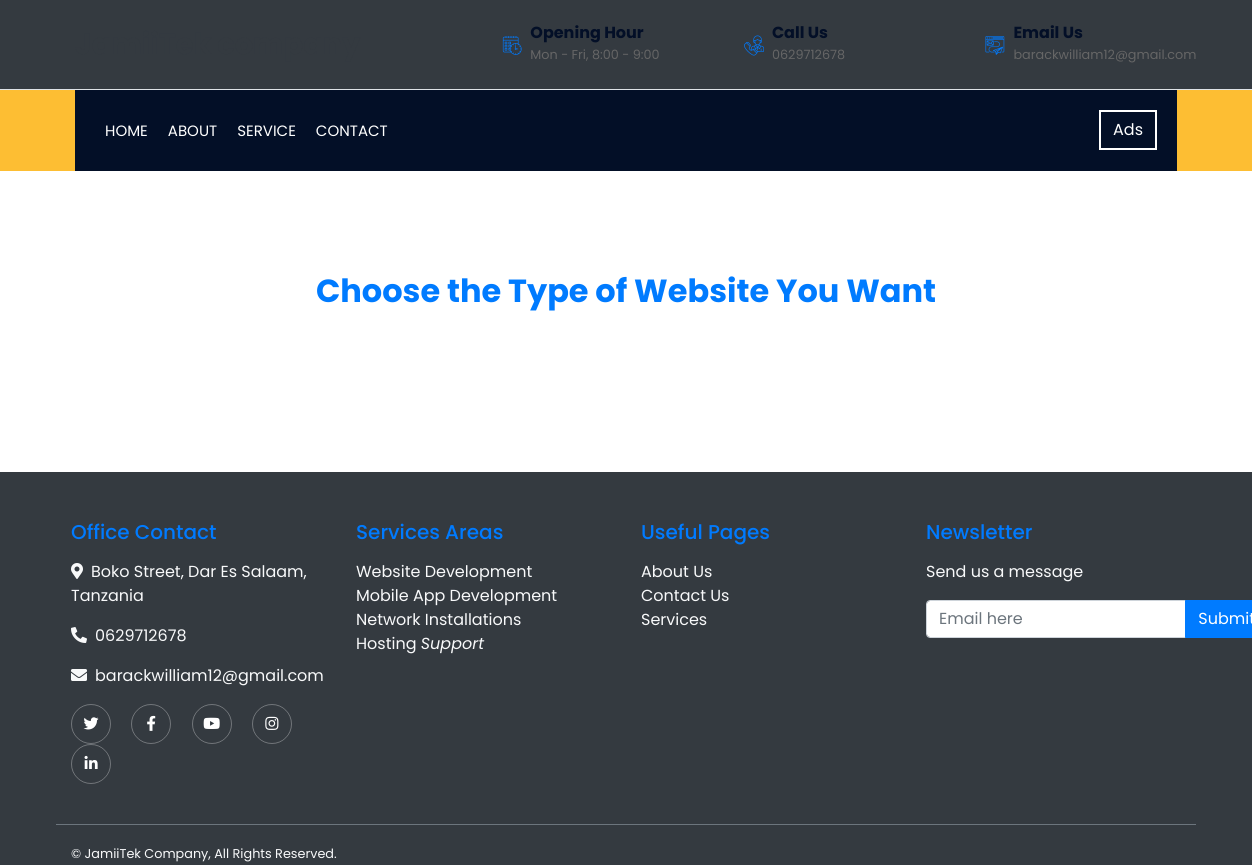
The app's page /proposals/, older data.
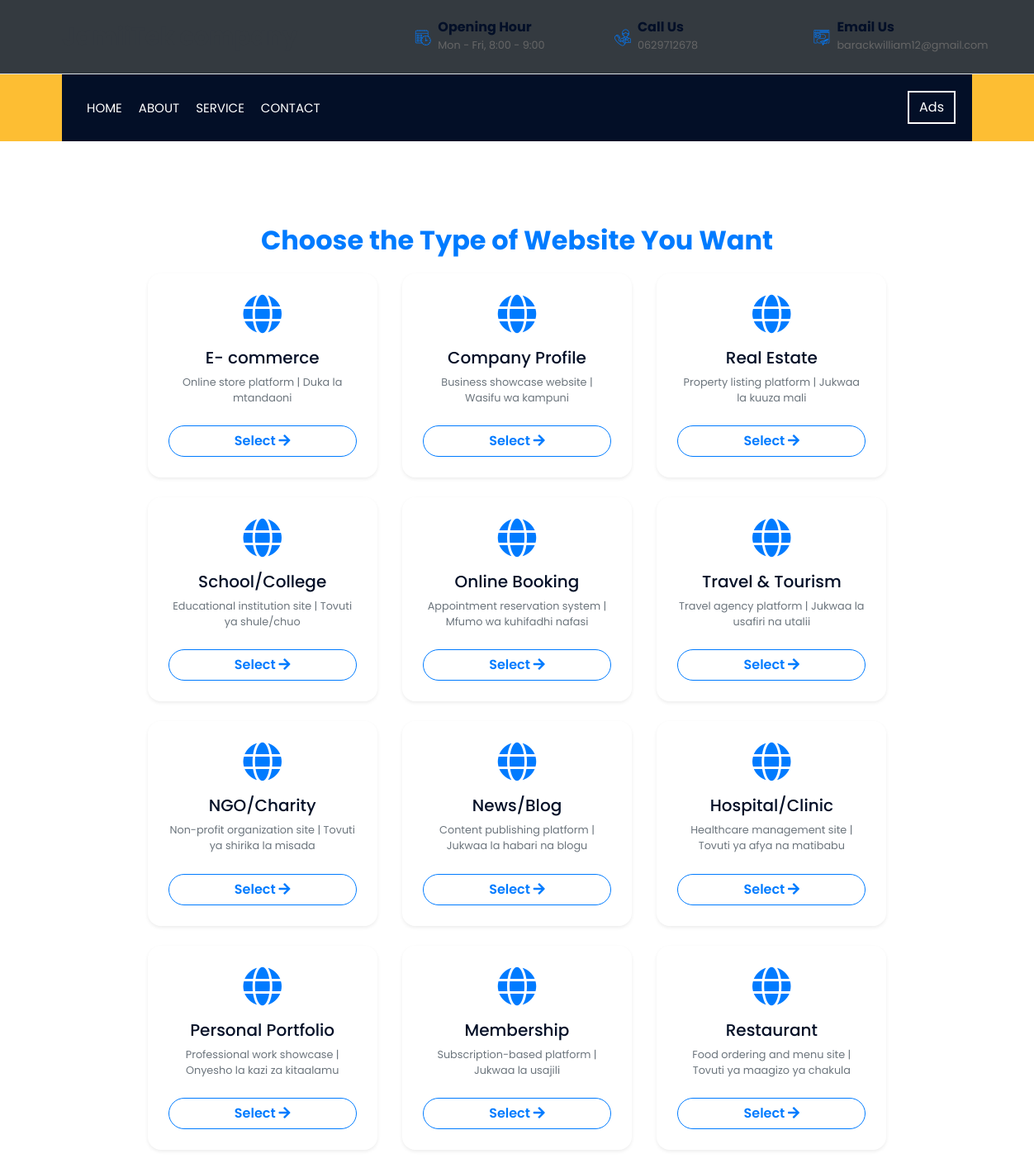
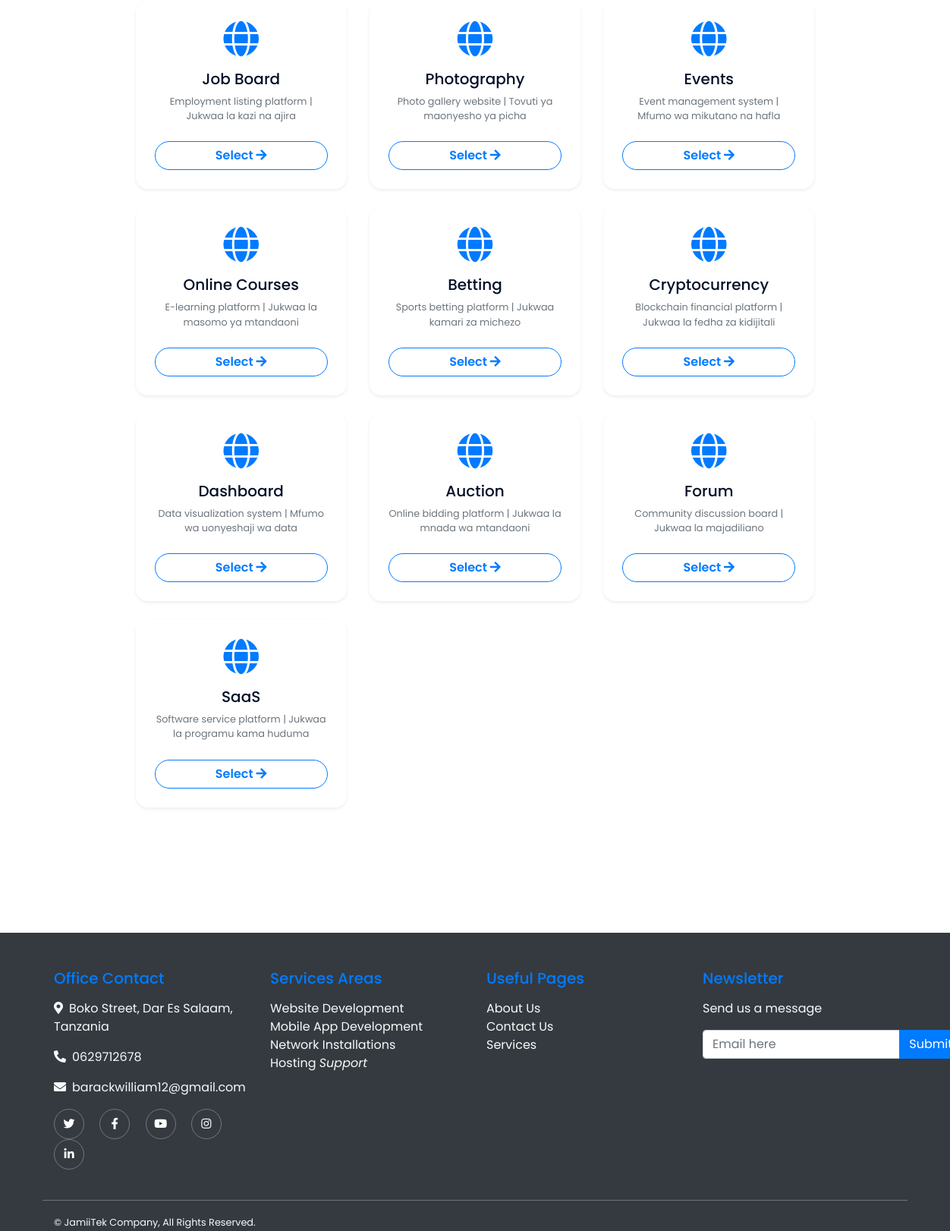
The same page, newer data (2 pictures, top to bottom).
### apps/models.py (models this page shows, shortened)
class WebsiteType(models.Model):
    name = models.CharField(max_length=100)
    description = models.TextField(blank=True)
    icon = models.CharField(max_length=50, blank=True)

### apps/views.py (the view)
# urls.py: path('proposals/', select_website_type, name='select_website'),
def select_website_type(request):
    website_types = WebsiteType.objects.all()
    return render(request, 'select_website.html', {
        'website_types': website_types,
        'title': 'Select Website Type'
    })

### apps/templates/select_website.html (shortened to what this page needs)
{% extends "base.html" %}
{% load static %}
{% block content %}
<div class="container py-5">
    <div class="row justify-content-center">
        <div class="col-lg-10">
            <div class="section-header">Choose the Type of Website You Want</div>
            <div class="row">
                {% for website in website_types %}
                <div class="col-md-6 col-lg-4 mb-4">
                    <div class="card glass-card h-100 shadow-sm text-center p-4">
                        <div class="mb-3">
                            <i class="{{ website.icon|default:'fas fa-globe' }} modern-icon"></i>
                        </div>
                        <h5 class="fw-bold">{{ website.name }}</h5>
                        <p class="text-muted small">{{ website.description|default:"" }}</p>
                        <a href="{% url 'dynamic_form' website.id %}" class="btn btn-outline-primary btn-modern mt-2">
                            Select <i class="fas fa-arrow-right ms-1"></i>
                        </a>
                    </div>
                </div>
                {% endfor %}
            </div>
        </div>
    </div>
</div>
{% endblock %}

### apps/templates/base.html (shortened to what this page needs)
{% load static %}
<!DOCTYPE html>
<html lang="en">
    <head>
        <link href="https://stackpath.bootstrapcdn.com/bootstrap/4.4.1/css/bootstrap.min.css" rel="stylesheet">
        <link href="https://cdnjs.cloudflare.com/ajax/libs/font-awesome/5.10.0/css/all.min.css" rel="stylesheet">
        <link href="{% static 'lib/flaticon/font/flaticon.css' %}" rel="stylesheet">
        <link href="{% static 'lib/animate/animate.min.css' %}" rel="stylesheet">
        <link href="{% static 'lib/owlcarousel/assets/owl.carousel.min.css' %}" rel="stylesheet">
        <link href="{% static 'lib/lightbox/css/lightbox.min.css' %}" rel="stylesheet">
        <link href="{% static 'lib/slick/slick.css' %}" rel="stylesheet">
        <link href="{% static 'lib/slick/slick-theme.css' %}" rel="stylesheet">
        <link href="{% static 'css/style.css' %}" rel="stylesheet">
    </head>
    <body style="background-color: blue;">
        <div class="wrapper">
            <div class="top-bar bg-dark border-bottom">
                <div class="container-fluid">
                    <div class="row align-items-center py-2">
                        <div class="col-lg-4 col-md-12">
                            <div class="logo">
                                <a href="#" class="text-dark text-decoration-none font-weight-bold" style="font-size: 1.8rem;">
                                </a>
                            </div>
                        </div>
                        <div class="col-lg-8 col-md-7 d-none d-lg-flex justify-content-end">
                            <div class="row w-100">
                                <div class="col-4 d-flex align-items-center">
                                    <i class="flaticon-calendar text-primary mr-2" style="font-size: 1.5rem;"></i>
                                    <div>
                                        <h6 class="mb-0 font-weight-bold">Opening Hour</h6>
                                        <small>Mon - Fri, 8:00 - 9:00</small>
                                    </div>
                                </div>
                                <div class="col-4 d-flex align-items-center">
                                    <i class="flaticon-call text-primary mr-2" style="font-size: 1.5rem;"></i>
                                    <div>
                                        <h6 class="mb-0 font-weight-bold">Call Us</h6>
                                        <small>0629712678</small>
                                    </div>
                                </div>
                                <div class="col-4 d-flex align-items-center">
                                    <i class="flaticon-send-mail text-primary mr-2" style="font-size: 1.5rem;"></i>
                                    <div>
                                        <h6 class="mb-0 font-weight-bold">Email Us</h6>
                                        <small>barackwilliam12@gmail.com</small>
                                    </div>
                                </div>
                            </div>
                        </div>
                    </div>
                </div>
            </div>
            <div class="nav-bar">
                <div class="container-fluid">
                    <nav class="navbar navbar-expand-lg navbar-dark bg-dark">
                        <div class="collapse navbar-collapse justify-content-between" id="navbarCollapse">
                            <div class="navbar-nav mr-auto">
                                <a href="{% url 'home' %}" class="nav-item nav-link {% if request.resolver_match.url_name == 'home' %}active{% endif %}">Home</a>
                                <a href="{% url 'About' %}" class="nav-item nav-link {% if request.resolver_match.url_name == 'About' %}active{% endif %}">About</a>
                                <a href="{% url 'service' %}" class="nav-item nav-link {% if request.resolver_match.url_name == 'service' %}active{% endif %}">Service</a>
                                <a href="{% url 'contact' %}" class="nav-item nav-link {% if request.resolver_match.url_name == 'contact' %}active{% endif %}">Contact</a>
                            </div>
                            <div class="ml-auto">
                                <a class="btn btn-outline-primary" href="https://nyumbachap.com" target="_blank" rel="noopener">Ads</a>
                            </div>
                        </div>
                    </nav>
                </div>
            </div>
            <main class="py-5">
                <div class="container">
                    {% block content %}{% endblock %}
                </div>
            </main>
            <footer class="footer bg-dark text-light pt-5">
                <div class="container">
                    <div class="row">
                        <div class="col-md-6 col-lg-3 mb-4">
                            <h5 class="text-primary mb-3">Office Contact</h5>
                            <p><i class="fa fa-map-marker-alt mr-2"></i>Boko Street, Dar Es Salaam, Tanzania</p>
                            <p><i class="fa fa-phone-alt mr-2"></i>0629712678</p>
                            <p><i class="fa fa-envelope mr-2"></i>barackwilliam12@gmail.com</p>
                            <div class="footer-social mt-3">
                                <a href="#" class="text-light mr-3"><i class="fab fa-twitter"></i></a>
                                <a href="#" class="text-light mr-3"><i class="fab fa-facebook-f"></i></a>
                                <a href="#" class="text-light mr-3"><i class="fab fa-youtube"></i></a>
                                <a href="#" class="text-light mr-3"><i class="fab fa-instagram"></i></a>
                                <a href="#" class="text-light"><i class="fab fa-linkedin-in"></i></a>
                            </div>
                        </div>
                        <div class="col-md-6 col-lg-3 mb-4">
                            <h5 class="text-primary mb-3">Services Areas</h5>
                            <ul class="list-unstyled">
                                <li><a href="#" class="text-light">Website Development</a></li>
                                <li><a href="#" class="text-light">Mobile App Development</a></li>
                                <li><a href="#" class="text-light">Network Installations</a></li>
                                <li><a href="#" class="text-light">Hosting <em>Support</em></a></li>
                            </ul>
                        </div>
                        <div class="col-md-6 col-lg-3 mb-4">
                            <h5 class="text-primary mb-3">Useful Pages</h5>
                            <ul class="list-unstyled">
                                <li><a href="{% url 'About' %}" class="text-light">About Us</a></li>
                                <li><a href="{% url 'contact' %}" class="text-light">Contact Us</a></li>
                                <li><a href="{% url 'service' %}" class="text-light">Services</a></li>
                            </ul>
                        </div>
                        <div class="col-md-6 col-lg-3 mb-4">
                            <h5 class="text-primary mb-3">Newsletter</h5>
                            <p>Send us a message</p>
                            <form class="form-inline">
                                <div class="input-group">
                                    <input type="email" class="form-control" placeholder="Email here" aria-label="Email">
                                    <div class="input-group-append">
                                        <button class="btn btn-primary" type="submit">Submit</button>
                                    </div>
                                </div>
                            </form>
                        </div>
                    </div>
                </div>
                <div class="container border-top border-secondary pt-3 mt-3">
                    <div class="row">
                        <div class="col-md-6 text-left text-light">
                            <small>&copy; <a href="https://nyumbachap.com" class="text-light">JamiiTek Company</a>, All Rights Reserved.</small>
                        </div>
                        <div class="col-md-6 text-right">
                        </div>
                    </div>
                </div>
            </footer>
        </div>
    </body>
</html>

### apps/static/css/style.css (style rules this page uses)
body { color: #666666; background: #dddddd; font-family: 'Poppins', sans-serif; font-weight: 400; }
h1, h2, h3, h4, h5, h6 { color: #030f27; }
a { color: #666666; transition: .3s; }
.wrapper { position: relative; width: 100%; max-width: 1366px; margin: 0 auto; background: #ffffff; }
.btn { transition: .3s; }
.top-bar { position: relative; height: 90px; background: #fdbe33; }
.top-bar .logo { padding: 15px 0; text-align: left; overflow: hidden; }
@media (min-width: 992px) { .top-bar { padding: 0 60px; } }
.nav-bar { position: relative; background: #fdbe33; transition: .3s; }
.nav-bar .container-fluid { padding: 0; }
.nav-bar .navbar { height: 100%; background: #030f27 !important; }
.navbar-dark .navbar-nav .nav-link, .navbar-dark .navbar-nav .nav-link:focus, .navbar-dark .navbar-nav .nav-link:hover, .navbar-dark .navbar-nav .nav-link.active { padding: 10px 10px 8px 10px; color: #ffffff; }
.nav-bar .btn { color: #ffffff; border: 2px solid #ffffff; border-radius: 0; }
@media (min-width: 992px) { .nav-bar { padding: 0 75px; } }
@media (min-width: 992px) { .nav-bar .navbar { padding: 20px; } }
@media (min-width: 992px) { .nav-bar a.nav-link { padding: 8px 15px; font-size: 15px; text-transform: uppercase; } }
.section-header { position: relative; width: 100%; margin-bottom: 45px; }
.footer { position: relative; margin-top: 45px; padding-top: 90px; background: #030f27; color: #ffffff; }
.footer .footer-social { position: relative; margin-top: 20px; }
.footer .footer-social a { display: inline-block; width: 40px; height: 40px; padding: 7px 0; text-align: center; border: 1px solid rgba(256, 256, 256, .3); border-radius: 60px; transition: .3s; }
.footer .footer-social a i { font-size: 15px; color: #ffffff; }

### apps/templates/select_website.html (style rules this page uses)
.glass-card { background: rgba(255, 255, 255, 0.1); backdrop-filter: blur(10px); border-radius: 1rem; border: 1px solid rgba(255, 255, 255, 0.2); transition: transform 0.3s ease, box-shadow 0.3s ease; }
.modern-icon { color: #007bff; font-size: 3rem; }
.btn-modern { border-radius: 30px; font-weight: 600; transition: all 0.2s ease-in-out; }
.section-header { font-weight: 700; font-size: 2rem; color: #007bff; margin-bottom: 1rem; text-align: center; }
body { background: linear-gradient(to right, #e0eafc, #cfdef3); }

Row changes from the older to the newer data that the page shows:
added WebsiteType: name "E- commerce", description "Online store platform | Duka la mtandaoni"
added WebsiteType: name "Company Profile", description "Business showcase website | Wasifu wa kampuni"
added WebsiteType: name "Real Estate", description "Property listing platform | Jukwaa la kuuza mali"
added WebsiteType: name "School/College", description "Educational institution site | Tovuti ya shule/chuo"
added WebsiteType: name "Online Booking", description "Appointment reservation system | Mfumo wa kuhifadhi nafasi"
added WebsiteType: name "Travel & Tourism", description "Travel agency platform | Jukwaa la usafiri na utalii"
added WebsiteType: name "NGO/Charity", description "Non-profit organization site | Tovuti ya shirika la misada"
added WebsiteType: name "News/Blog", description "Content publishing platform | Jukwaa la habari na blogu"
added WebsiteType: name "Hospital/Clinic", description "Healthcare management site | Tovuti ya afya na matibabu"
added WebsiteType: name "Personal Portfolio", description "Professional work showcase | Onyesho la kazi za kitaalamu"
added WebsiteType: name "Membership", description "Subscription-based platform | Jukwaa la usajili"
added WebsiteType: name "Restaurant", description "Food ordering and menu site | Tovuti ya maagizo ya chakula"
added WebsiteType: name "Job Board", description "Employment listing platform | Jukwaa la kazi na ajira"
added WebsiteType: name "Photography", description "Photo gallery website | Tovuti ya maonyesho ya picha"
added WebsiteType: name "Events", description "Event management system | Mfumo wa mikutano na hafla"
added WebsiteType: name "Online Courses", description "E-learning platform | Jukwaa la masomo ya mtandaoni"
added WebsiteType: name "Betting", description "Sports betting platform | Jukwaa kamari za michezo"
added WebsiteType: name "Cryptocurrency", description "Blockchain financial platform | Jukwaa la fedha za kidijitali"
added WebsiteType: name "Dashboard", description "Data visualization system | Mfumo wa uonyeshaji wa data"
added WebsiteType: name "Auction", description "Online bidding platform | Jukwaa la mnada wa mtandaoni"
added WebsiteType: name "Forum", description "Community discussion board | Jukwaa la majadiliano"
added WebsiteType: name "SaaS", description "Software service platform | Jukwaa la programu kama huduma"
